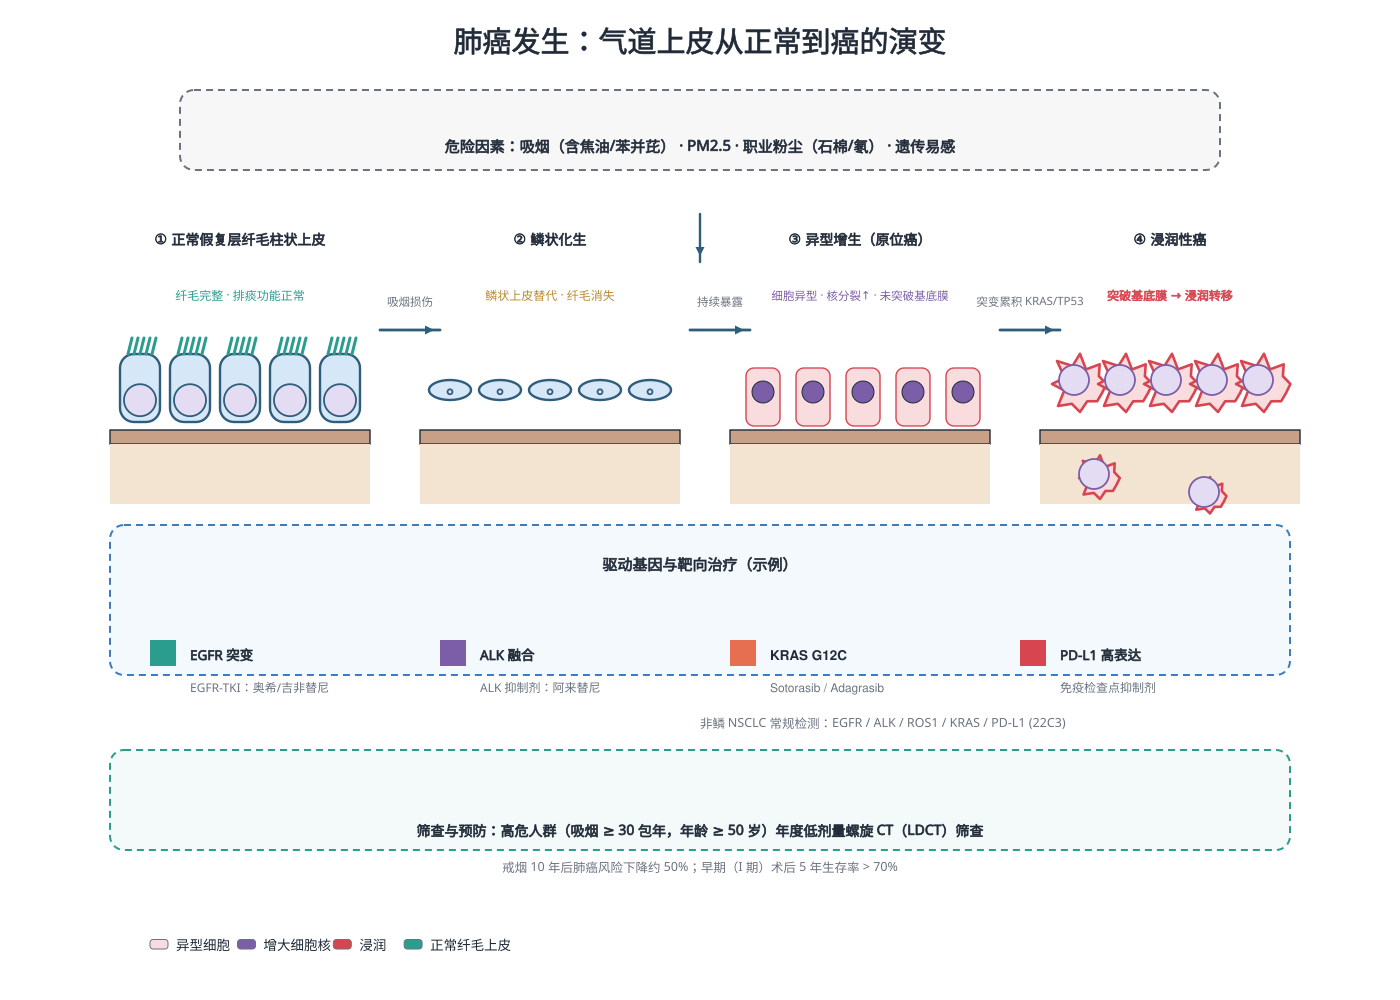

Here is the Python script that generated this plot:
# -*- coding: utf-8 -*-
"""呼吸 / 胸部肿瘤：气道上皮癌变四阶段（吸烟等危险因素）"""
import os, sys
sys.path.insert(0, r"C:\Users\Administrator\.workbuddy\skills\medical-illustration\scripts")
from bio_graphics import Canvas, C

OUT = os.path.expanduser("~/.workbuddy/skills/medical-illustration/assets/examples/disciplines")
os.makedirs(OUT, exist_ok=True)

c = Canvas(1400, 1000)
c.title("肺癌发生：气道上皮从正常到癌的演变", size=29)

# 危险因素（顶部）
c.add("group_box", 700, 130, w=1040, h=80, label=None, color=C["gray"], fill="#F7F7F7")
c.text(700, 152, "危险因素：吸烟（含焦油/苯并芘） · PM2.5 · 职业粉尘（石棉/氡） · 遗传易感", size=15, bold=True)
c.arrow(700, 214, 700, 262, kind="activation")

# 四阶段气道路
BASE = 430   # 基底膜 y
def epithelium(x0, stages_kw):
    """画一段气道壁: 基底膜 + 上皮细胞"""
    W = 260
    c.rect(x0, BASE, W, 14, fill="#C8A088", stroke=C["ink"], width=1.4)  # 基底膜
    c.rect(x0, BASE + 14, W, 60, fill="#F3E4D2")                          # 固有层
    return W

stages = [
    ("① 正常假复层纤毛柱状上皮", "cilia"),
    ("② 鳞状化生", "meta"),
    ("③ 异型增生（原位癌）", "dys"),
    ("④ 浸润性癌", "inv"),
]
X = 110
for i, (name, kind) in enumerate(stages):
    x0 = X + i * 310
    W = epithelium(x0, kind)
    cx = x0 + W / 2
    if kind == "cilia":
        for j in range(5):
            c.add("cell_epithelial", x0 + 30 + j * 50, BASE - 42, w=40, h=68, cilia=True, label=None)
        c.text(cx, 300, "纤毛完整 · 排痰功能正常", size=12, fill=C["teal"])
    elif kind == "meta":
        for j in range(5):
            c.add("cell_epithelial", x0 + 30 + j * 50, BASE - 40, w=42, h=64, kind="squamous", label=None)
        c.text(cx, 300, "鳞状上皮替代 · 纤毛消失", size=12, fill=C["yellow"] if False else "#B98A2F")
    elif kind == "dys":
        for j in range(5):
            # 异型：核大深染、极性紊乱
            c.rect(x0 + 16 + j * 50, BASE - 62, 34, 58, fill="#F9DCDE", stroke=C["red"], width=1.4, rx=8)
            c.circle(x0 + 33 + j * 50, BASE - 38, 11, fill=C["purple"], stroke=C["ink"], width=1.0)
        c.text(cx, 300, "细胞异型 · 核分裂↑ · 未突破基底膜", size=11.5, fill=C["purple"])
    else:
        for j in range(5):
            c.add("cancer_cell", x0 + 40 + j * 46, BASE - 46, r=24, label=None)
        # 突破基底膜
        c.add("cancer_cell", x0 + 60, BASE + 48, r=18, label=None)
        c.add("cancer_cell", x0 + 170, BASE + 66, r=15, label=None)
        c.text(cx, 300, "突破基底膜 → 浸润转移", size=12, bold=True, fill=C["red"])
    c.text(cx, 244, name, size=14, bold=True)
    if i < 3:
        c.arrow(x0 + 270, 330, x0 + 330, 330, kind="activation", width=2.8)
        c.text(x0 + 300, 306, ["吸烟损伤", "持续暴露", "突变累积 KRAS/TP53"][i], size=11.5, fill=C["gray"])

# 分子演变标注
c.add("group_box", 700, 600, w=1180, h=150, label=None, color=C["blue"], fill="#F4F9FE")
c.text(700, 570, "驱动基因与靶向治疗（示例）", size=15, bold=True)
genes = [("EGFR 突变", "EGFR-TKI：奥希/吉非替尼", C["teal"]),
         ("ALK 融合", "ALK 抑制剂：阿来替尼", C["purple"]),
         ("KRAS G12C", "Sotorasib / Adagrasib", C["orange"]),
         ("PD-L1 高表达", "免疫检查点抑制剂", C["red"])]
for i, (g, t, col) in enumerate(genes):
    bx = 150 + i * 290
    c.rect(bx, 640, 26, 26, fill=col)
    c.text(bx + 40, 660, g, size=13.5, bold=True, anchor="start")
    c.text(bx + 40, 692, t, size=12, fill=C["gray"], anchor="start")
c.text(700, 728, "非鳞 NSCLC 常规检测：EGFR / ALK / ROS1 / KRAS / PD-L1 (22C3)", size=12.5, fill=C["gray"], anchor="start")

# 筛查提示
c.add("group_box", 700, 800, w=1180, h=100, label=None, color=C["teal"], fill="#F3FAF9")
c.text(700, 836, "筛查与预防：高危人群（吸烟 ≥ 30 包年，年龄 ≥ 50 岁）年度低剂量螺旋 CT（LDCT）筛查",
       size=14, bold=True)
c.text(700, 872, "戒烟 10 年后肺癌风险下降约 50%；早期（I 期）术后 5 年生存率 > 70%", size=12.5, fill=C["gray"])

c.add("legend_row", 150, 950, items=[("#F9DCDE", "异型细胞"), (C["purple"], "增大细胞核"),
                                     (C["red"], "浸润"), (C["teal"], "正常纤毛上皮")], size=13.5)

c.save(os.path.join(OUT, "lung_cancer_pathogenesis.svg"))
c.export(os.path.join(OUT, "lung_cancer_pathogenesis"), formats=("png",), dpi=300)
print("lung done")
